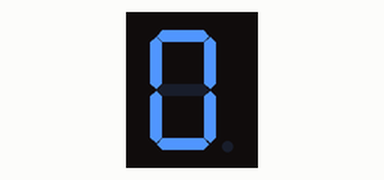
This sketch was run on a simulated ESP32. On the bench: 1-digit seven-segment display. Wiring (inferred from the names in the program): 1-digit 7-segment display, segments lit when HIGH: segments GPIO 18, GPIO 19, GPIO 33, GPIO 25, GPIO 26, GPIO 17, GPIO 16, GPIO 32. The segment pins are drawn as the display they are named for.

Above: at 0.1 s.
At 0.5 s:
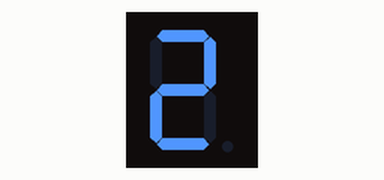
At 1.1 s:
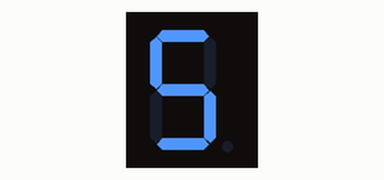
At 1.7 s:
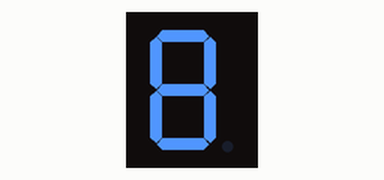
At 2.3 s:
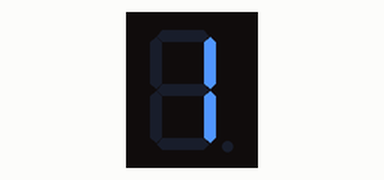

The sketch:

5161AS-number-cycle.ino
```cpp
int segments[] = {18, 19, 33, 25, 26, 17, 16, 32};
int nums[10][7] = {
  {1, 1, 1, 1, 1, 1, 0},  // 0
  {0, 1, 1, 0, 0, 0, 0},  // 1
  {1, 1, 0, 1, 1, 0, 1},  // 2
  {1, 1, 1, 1, 0, 0, 1},  // 3
  {0, 1, 1, 0, 0, 1, 1},  // 4
  {1, 0, 1, 1, 0, 1, 1},  // 5
  {0, 0, 1, 1, 1, 1, 1},  // 6
  {1, 1, 1, 0, 0, 0, 0},  // 7
  {1, 1, 1, 1, 1, 1, 1},  // 8
  {1, 1, 1, 0, 0, 1, 1}   // 9
};
int count = 0;

void display(int num) {
  for (int i = 0; i < 7; i++) {
    digitalWrite(segments[i], nums[num][i]);
  }
}

void setup() {
  for (int i = 0; i < 8; i++) {
    pinMode(segments[i], OUTPUT);
  }
}

void loop() {
  display(count % 10);
  delay(200);
  count++;
}
```

Measured:
- by itself, everything shown: repeats every 2.0 s, in 10 steps
